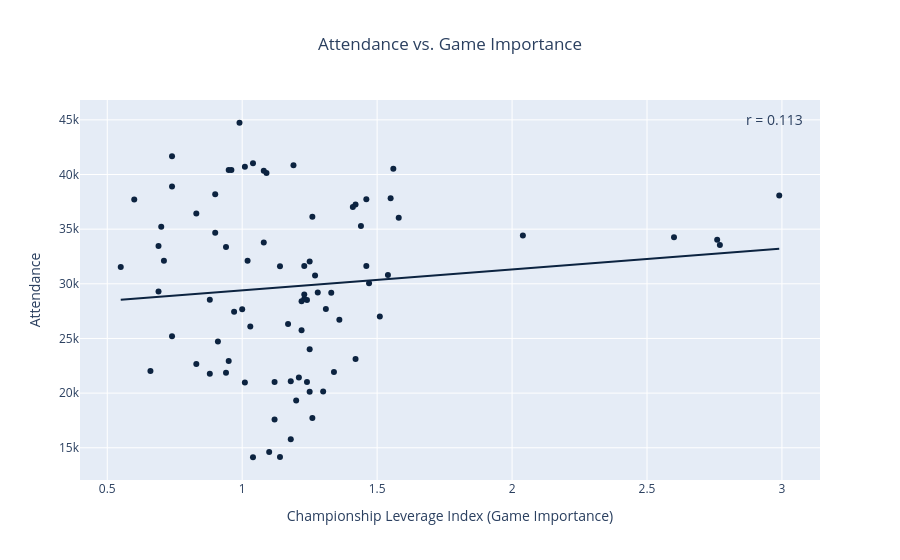

The code cell stored with this chart in its notebook:
### Markdown cell above
### Scatter Plot

The scatter plot is a very strong tool for evaluating several different points of data in this set. Since I wanted to explore the relationships between other variables and the attendance of games, the scatter plot was a natural fit for this data set. In this case, I want to evaluate the relationship between the championship leverage index (how important the game is to winning the championship) and attendance.

To create a scatter plot in Plotly, you can run `px.scatter()` and pass the data frame, the x values, and y values. Like the other charts so far, I'm also specifying certain colors for the dots on the plot. As you can see below I'm also annotating the scatter plot with the correlation coefficient (from pandas) using `.add_annotation()`. For more information, refer to the [scatter plot documentation](https://plotly.com/python/line-and-scatter/).

### Code cell
# plot
scatter_plot = px.scatter(team_df, x='cLI', y='attendance', color='home_team', color_discrete_map=get_team_colors([team]),
                          labels={'cLI': 'Championship Leverage Index (Game Importance)', 'attendance': 'Attendance'},
                          title='Attendance vs. Game Importance', trendline='ols')

# add correlation
r_value = team_df['cLI'].corr(team_df['attendance'])
scatter_plot.add_annotation(text=f'r = {r_value:.3f}', xref='paper', yref='paper', x=0.98, y=0.98, showarrow=False, font=dict(size=14))

# remove legend and center title
scatter_plot.update_layout(showlegend=False, title_x=0.5)
scatter_plot.show()

### Figure 1 — Plotly figure (JSON) as saved in the notebook; plotly's stock layout.template omitted (floating-point values rounded to 4 significant figures)
{"data": [{"hovertemplate": "home_team=DET<br>Championship Leverage Index (Game Importance)=%{x}<br>Attendance=%{y}<extra></extra>", "legendgroup": "DET", "marker": {"color": "#0C2340", "symbol": "circle"}, "mode": "markers", "name": "DET", "orientation": "v", "showlegend": true, "type": "scatter", "x": [0.99, 1.03, 1.01, 1.04, 1.14, 1.1, 1.18, 1.22, 1.25, 1.26, 1.12, 1.2, 1.12, 1.21, 1.24, 1.23, 1.22, 1.19, 1.26, 1.3, 1.25, 1.24, 1.34, 1.36, 1.42, 1.41, 1.23, 1.18, 1.14, 1.09, 1.04, 1.08, 0.95, 0.9, 0.96, 0.97, 0.94, 0.88, 0.95, 0.94, 1.0, 1.02, 1.08, 1.01, 0.83, 0.74, 0.66, 0.74, 0.83, 0.9, 1.47, 1.55, 1.56, 1.58, 1.42, 1.31, 1.23, 1.25, 1.17, 1.33, 1.44, 1.46, 1.54, 1.51, 1.27, 1.28, 0.69, 0.6, 0.55, 0.74, 0.91, 0.88, 0.7, 0.71, 0.69, 1.46, 2.04, 2.6, 2.77, 2.99, 2.76], "xaxis": "x", "y": [44735, 26098, 20981, 14132, 14156, 14616, 15769, 25754, 32043, 17712, 17581, 19321, 21016, 21422, 28509, 28613, 28407, 40844, 36138, 20136, 20115, 21013, 21937, 26701, 37256, 37031, 31640, 21092, 31602, 40132, 41034, 40343, 40413, 38199, 40418, 27449, 33368, 28540, 22929, 21872, 27676, 32120, 33780, 40718, 22657, 25198, 22019, 41681, 36438, 34671, 30051, 37820, 40528, 36053, 23124, 27697, 29033, 24018, 26313, 29192, 35290, 37741, 30810, 27008, 30770, 29216, 33467, 37709, 31538, 38912, 24733, 21775, 35216, 32115, 29292, 31639, 34415, 34267, 33554, 38079, 34042], "yaxis": "y"}, {"hovertemplate": "<b>OLS trendline</b><br>attendance = 1912.25 * cLI + 27485.5<br>R<sup>2</sup>=0.012758<br><br>home_team=DET<br>Championship Leverage Index (Game Importance)=%{x}<br>Attendance=%{y} <b>(trend)</b><extra></extra>", "legendgroup": "DET", "marker": {"color": "#0C2340", "symbol": "circle"}, "mode": "lines", "name": "DET", "showlegend": false, "type": "scatter", "x": [0.55, 0.6, 0.66, 0.69, 0.69, 0.7, 0.71, 0.74, 0.74, 0.74, 0.83, 0.83, 0.88, 0.88, 0.9, 0.9, 0.91, 0.94, 0.94, 0.95, 0.95, 0.96, 0.97, 0.99, 1.0, 1.01, 1.01, 1.02, 1.03, 1.04, 1.04, 1.08, 1.08, 1.09, 1.1, 1.12, 1.12, 1.14, 1.14, 1.17, 1.18, 1.18, 1.19, 1.2, 1.21, 1.22, 1.22, 1.23, 1.23, 1.23, 1.24, 1.24, 1.25, 1.25, 1.25, 1.26, 1.26, 1.27, 1.28, 1.3, 1.31, 1.33, 1.34, 1.36, 1.41, 1.42, 1.42, 1.44, 1.46, 1.46, 1.47, 1.51, 1.54, 1.55, 1.56, 1.58, 2.04, 2.6, 2.76, 2.77, 2.99], "xaxis": "x", "y": [28540.0, 28630.0, 28750.0, 28800.0, 28800.0, 28820.0, 28840.0, 28900.0, 28900.0, 28900.0, 29070.0, 29070.0, 29170.0, 29170.0, 29210.0, 29210.0, 29230.0, 29280.0, 29280.0, 29300.0, 29300.0, 29320.0, 29340.0, 29380.0, 29400.0, 29420.0, 29420.0, 29440.0, 29460.0, 29470.0, 29470.0, 29550.0, 29550.0, 29570.0, 29590.0, 29630.0, 29630.0, 29670.0, 29670.0, 29720.0, 29740.0, 29740.0, 29760.0, 29780.0, 29800.0, 29820.0, 29820.0, 29840.0, 29840.0, 29840.0, 29860.0, 29860.0, 29880.0, 29880.0, 29880.0, 29890.0, 29890.0, 29910.0, 29930.0, 29970.0, 29990.0, 30030.0, 30050.0, 30090.0, 30180.0, 30200.0, 30200.0, 30240.0, 30280.0, 30280.0, 30300.0, 30370.0, 30430.0, 30450.0, 30470.0, 30510.0, 31390.0, 32460.0, 32760.0, 32780.0, 33200.0], "yaxis": "y"}], "layout": {"annotations": [{"font": {"size": 14}, "showarrow": false, "text": "r = 0.113", "x": 0.98, "xref": "paper", "y": 0.98, "yref": "paper"}], "legend": {"title": {"text": "home_team"}, "tracegroupgap": 0}, "showlegend": false, "title": {"text": "Attendance vs. Game Importance", "x": 0.5}, "xaxis": {"anchor": "y", "domain": [0, 1], "title": {"text": "Championship Leverage Index (Game Importance)"}}, "yaxis": {"anchor": "x", "domain": [0, 1], "title": {"text": "Attendance"}}}}
